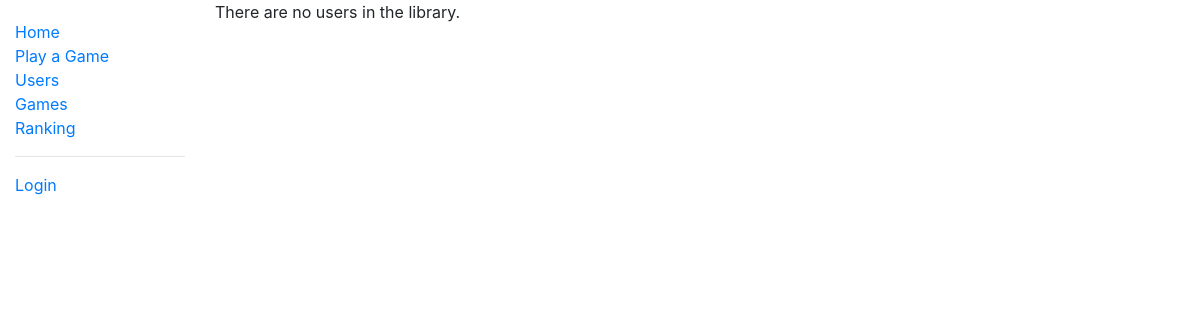
Page /two_zero_four_eight/user_rank/ on the earlier database version.
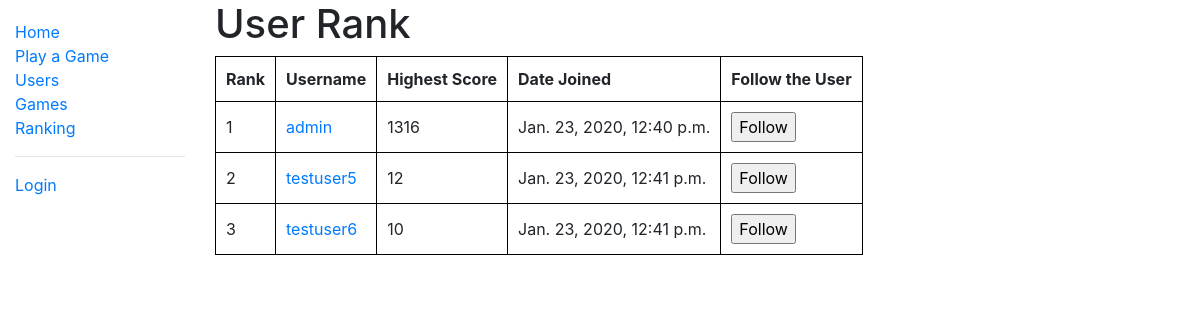
Same page on the later database version.
### two_zero_four_eight/models.py (models this page shows, shortened)
class User(AbstractUser):
    game_played = models.IntegerField(verbose_name='Number of Games Played', default=0)
    highest_score = models.PositiveIntegerField(verbose_name='Highest Score', null=True, blank=True)
    fastest_solve = models.PositiveIntegerField(verbose_name='Fastest Solve', null=True, blank=True)
    experience = models.IntegerField(verbose_name='Experience', default=0)
    money_deposited = models.IntegerField(verbose_name='Money Deposited', default=0)
    num_follower = models.IntegerField(verbose_name='Followers', default=0)
    num_following = models.IntegerField(verbose_name='Followings', default=0)
    class Meta:
        ordering = ['date_joined']
    def get_absolute_url(self):
        return reverse('user-detail', args=[str(self.id)])

### two_zero_four_eight/views.py (the view)
# urls.py: path('user_rank/', views.RankListView.as_view(), name='user-rank'),
class RankListView(generic.ListView):
    model = User
    paginate_by = 5
    ordering = ['-highest_score']
    template_name = 'two_zero_four_eight/user_rank_list.html'
    def get_queryset(self):
        return User.objects.filter(highest_score__isnull=False)

### two_zero_four_eight/templates/two_zero_four_eight/user_rank_list.html (shortened to what this page needs)
{% extends "base_generic.html" %}
{% block content %}
  {% if user_list %}
    <h1>User Rank</h1>
    <table>
      <tr>
        <th>Rank</th>
        <th>Username</th>
        <th>Highest Score</th>
        <th>Date Joined</th>
        <th>Follow the User</th>
      </tr>
      {% for user in user_list %}
        <tr>
          <td>{{forloop.counter}}</td>
          <td><a href="{{ user.get_absolute_url }}">{{ user.username }}</a></td>
          <td>{{user.highest_score}}</td>
          <td>{{user.date_joined}}</td>
          <td>
            <form action="{% url 'add-follow' %}" method="post" onsubmit="return confirm('Do you really want to follow {{ user.username }}?');">
              <input type="submit" value="Follow">
            </form>
          </td>
        </tr>
      {% endfor %}
    </table>
  {% else %}
    <p>There are no users in the library.</p>
  {% endif %}
{% endblock %}

Differences in the rows shown:
added User: username "admin", highest_score "1316", date_joined "Jan. 23, 2020, 12:40 p.m."
added User: username "testuser5", highest_score "12", date_joined "Jan. 23, 2020, 12:41 p.m."
added User: username "testuser6", highest_score "10", date_joined "Jan. 23, 2020, 12:41 p.m."
Other differences:
text no longer shown: "There are no users in the library."
text now shown: "User Rank Rank Username Highest Score Date Joined Follow the User"
